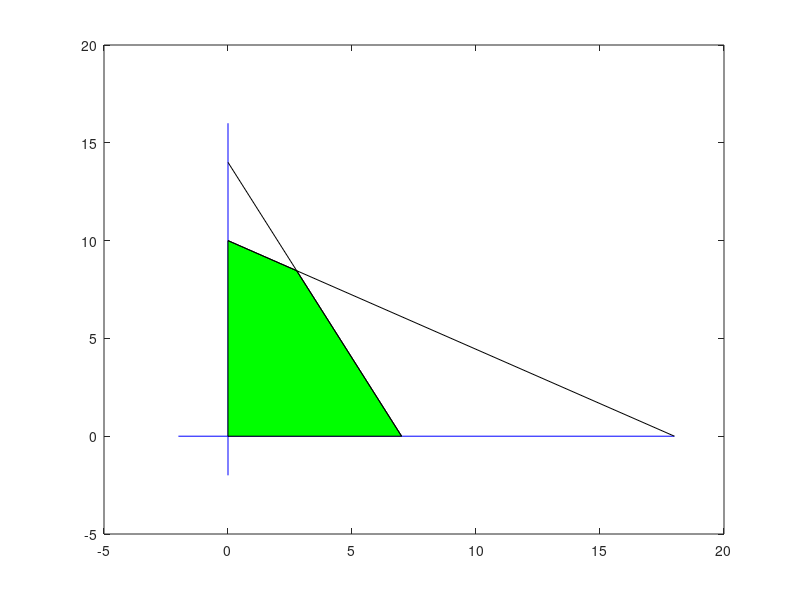

The MATLAB script that drew this image:
% 例程 3.2  可行解集的另一个示例
%  直线方程：ax + by = c
a1 = 10;
b1 = 18;
c1 = 180;
a2 = 14;
b2 = 7;
c2 = 98;
%  约束条件的角点坐标
X1 = c1/a1;
Y1 = c1/b1;
X2 = c2/a2;
Y2 = c2/b2;
%  计算约束边界直线的交点
aux1 = (Y2 - Y1);
aux2 = (Y2*X1) - (Y1*X2);
xi = (X1*X2*aux1)/aux2;
yi = Y1 - ((Y1*xi)/X1);
figure(1)
%  绘制坐标轴
plot([-2, 18], [0, 0], 'b');
hold  on;
plot([0, 0], [-2, 16], 'b');
%  绘制可行解集（填充区域）
patch([0, 0, xi, X2], [0, Y1, yi, 0], 'g');
%  绘制约束直线
plot([0, X1], [Y1, 0], 'k');
plot([0, X2], [Y2, 0], 'k');
